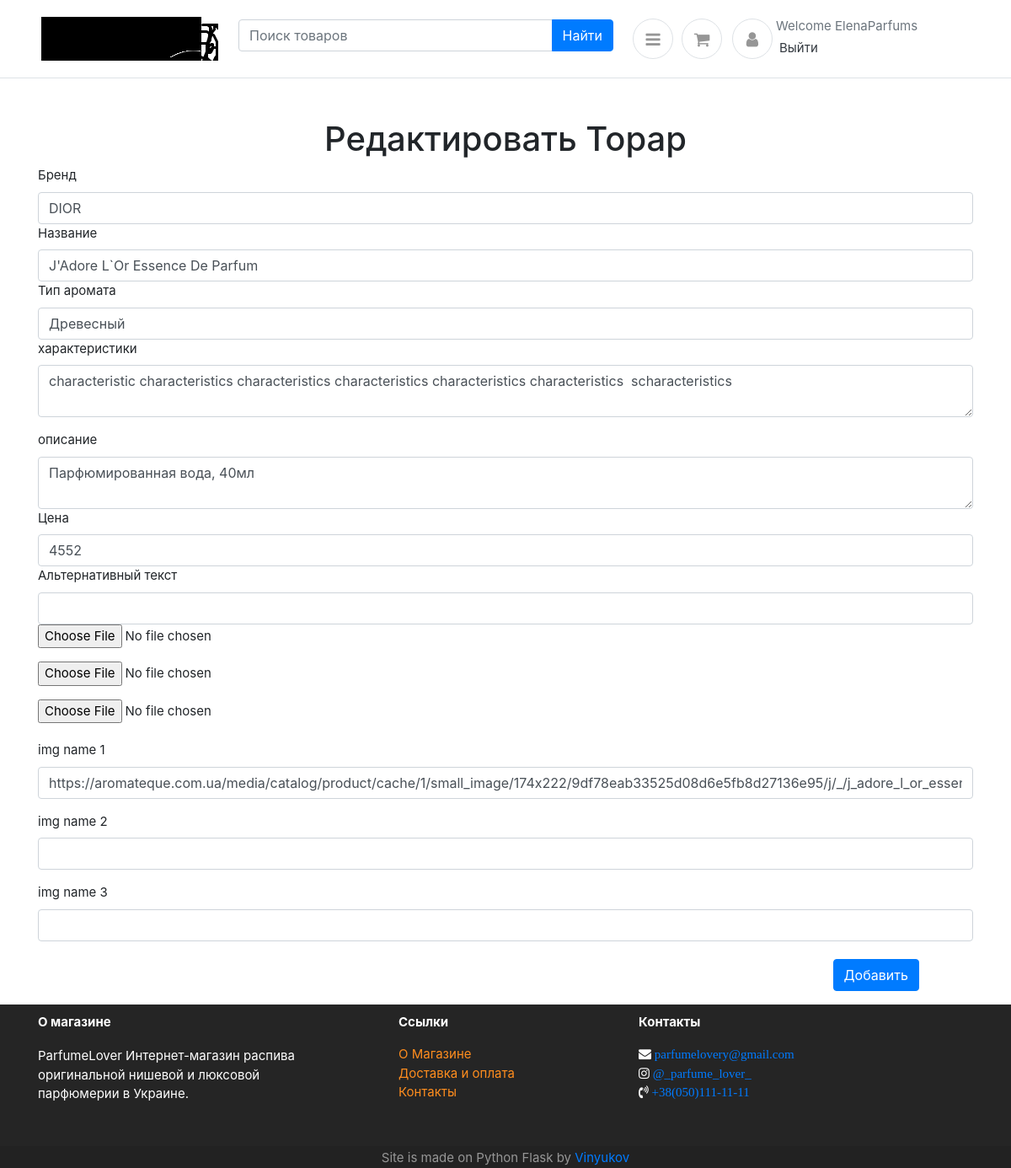
The page /edit?id=6 (signed in) on the database its author committed.
### app.py (models this page shows, shortened)
class User(db.Model, UserMixin):
    id = db.Column(db.Integer, primary_key=True)
    username = db.Column(db.String(40), unique=True, nullable=False)
    name = db.Column(db.String(40),  nullable=False)
    lastname = db.Column(db.String(40),  nullable=False)
    email = db.Column(db.String(150), unique=True, nullable=False)
    password = db.Column(db.String(60), nullable=False)
    user_img = db.Column(db.String(60), nullable=True)
    city = db.Column(db.String(60), nullable=False)
    otdel=db.Column(db.String(60), nullable=False)
    phone = db.Column(db.Integer, nullable=False)
    otzivy= db.relationship('Revs',backref='User',lazy='dynamic')

class Products(db.Model):
    id = db.Column(db.Integer, primary_key=True)
    brand = db.Column(db.String(50), nullable=False)
    Authors=db.Column(db.String(150), nullable=False)
    name = db.Column(db.String(150), nullable=False)
    price=  db.Column(db.Integer, nullable=False)
    aromat=db.Column(db.String(150), nullable=True)
    content = db.Column(db.Text, nullable=False)
    characteristics=db.Column(db.Text, nullable=False)
    alt_txt=db.Column(db.String(250), nullable=True)
    creationData = db.Column(db.DateTime)
    img1=db.Column(db.String(248), nullable=True)
    img2=db.Column(db.String(248), nullable=True)
    img3=db.Column(db.String(248), nullable=True)
    user_id = db.Column(db.Integer, nullable=False)
    otzivy2= db.relationship('Revs',backref='Products',lazy=True)

### app.py (the view, shortened to what this page needs)
@app.route('/edit', methods=['GET', 'POST'])
@login_required
def edit():
    search=SearchForm()
    nameAdmin=Admin()
    name=nameAdmin.name
    art=Products.query.filter_by(id=request.args.get('id')).first()
    time = datetime.now()
    if current_user.username==name:
        form =ProductsForm()
        form.brand.data=art.brand
        form.name.data=art.name
        form.aromat.data=art.aromat
        form.content.data=art.content
        form.price.data=art.price
        form.alt_txt.data=art.alt_txt
        form.img_name1.data=art.img1
        form.img_name2.data=art.img2
        form.img_name3.data=art.img3
        userid=current_user.get_id()
        form.characteristics.data=art.characteristics
        f1=form.img1.data
        f2=form.img2.data
        f3=form.img3.data
        fname1=request.form.get('img_name1')
        fname2=request.form.get('img_name2')
        fname3=request.form.get('img_name3')
        if f1:
            image = Image.open(f1)
            size=480,480
            image = image.resize(size)
            image.save(os.path.join(app.config['UPLOAD_FOLDER'], fname1 ))
        if f2:
            image = Image.open(f2)
            size=480,480
            image = image.resize(size)
            image.save(os.path.join(app.config['UPLOAD_FOLDER'], fname2 ))
        if f3:
            image = Image.open(f3)
            size=480,480
            image = image.resize(size)
            image.save(os.path.join(app.config['UPLOAD_FOLDER'], fname3 ))
    else:
        return redirect('/')
    return render_template('edit.html', form=form,search=search,admin=name,title='Редактирвание')

### app.py (shortened to what this page needs)
class SearchForm(FlaskForm):
    search=StringField(validators=[DataRequired()], render_kw={"placeholder": "Поиск товаров"})
    submit = SubmitField('Найти')

class ProductsForm(FlaskForm):
    brand=StringField('Бренд', validators=[DataRequired()])
    name = StringField('Название', validators=[DataRequired()])
    aromat= StringField('Тип аромата', validators=[DataRequired()])
    content = StringField(u'описание', widget=TextArea(),validators=[DataRequired()])
    characteristics = StringField(u'характеристики', widget=TextArea(),validators=[DataRequired()])
    price = IntegerField('Цена', validators=[DataRequired()])
    alt_txt=StringField('Альтернативный текст', validators=[DataRequired()])
    img1=  FileField()
    img2=  FileField()
    img3=  FileField()
    img_name1=StringField('img name 1')
    img_name2=StringField('img name 2')
    img_name3=StringField('img name 3')
    Btm = SubmitField('Добавить')

### app.py (called while the page is built)
@login_manager.user_loader
def load_user(user_id):
    return User.query.get(int(user_id))

### templates/edit.html (shortened to what this page needs)
{% extends "base.html" %}
{% block content %}
        <h1 class="text-center mt-5"> Редактировать Торар </h1>
        <div class="container">
            <form action="" method="POST"  enctype="multipart/form-data">
          <div>
              {{ form.brand.label() }}
              {{ form.brand(class="form-control flex-grow-2 mr-2") }}
          </div>
          <div>
            {{ form.name.label() }}
            {{ form.name(class="form-control flex-grow-2 mr-2") }}
        </div>
        <div>
            {{ form.aromat.label() }}
            {{ form.aromat(class="form-control flex-grow-2 mr-2") }}
        </div>
        <div class="form-group">
            {{ form.characteristics.label() }}
            {{form.characteristics(class="form-control") }}
            </div>
              <div class="form-group">
                {{ form.content.label() }}
                {{form.content(class="form-control") }}
                    <div>
                        {{ form.price.label() }}
                        {{ form.price(class="form-control flex-grow-2 mr-2") }}
                    </div>
                    <div>
                        {{ form.alt_txt.label() }}
                        {{ form.alt_txt(class="form-control flex-grow-2 mr-2") }}
                    </div>
                    <div class="form-group">
                        {{form.img1}}
                    </div>
                    <div class="form-group">
                        {{form.img2}}
                    </div>
                    <div class="form-group">
                        {{form.img3}}
                    </div>
                 <div style="margin-left: 85%; padding-top: 5px;">
            </div>
<div class="form-group">
    {{ form.img_name1.label() }}
    {{form.img_name1(class="form-control") }}
                </div>
                <div class="form-group">
                {{ form.img_name2.label() }}
                {{form.img_name2(class="form-control") }}
                            </div>
                            <div class="form-group">
                            {{ form.img_name3.label() }}
                            {{form.img_name3(class="form-control") }}
                                        </div>
         <div class="editbtm">
            {{  form.Btm(class="btn btn-primary") }}  </div>
         </div>
                </form>
    </div>
{% endblock %}

### templates/base.html (shortened to what this page needs)
<!DOCTYPE html>
<html lang="en"><head><meta http-equiv="Content-Type" content="text/html; charset=UTF-8">
<link href="{{ url_for('static', filename='css/bootsrapcss.css') }}" rel="stylesheet" type="text/css" as="style">
<link href="{{ url_for('static', filename='css/ui.css') }}"rel="stylesheet" type="text/css" as="style">
<link href="{{ url_for('static', filename='css/responsive.css') }}" rel="stylesheet" media="only screen and (max-width: 1200px)" as="style">
</head>
<header class="section-header">
<section class="header-main border-bottom">
	<div class="container">
<div class="row align-items-center">
	<div class="col-lg-2 col-5 mr-5">
		<a href="/" class="brand-wrap" alt="ParfumeLover Интернет-магазин распива оригинальной нишевой и люксовой
		парфюмерии в Украине">
			<img class="logo m-1" src="{{ url_for('static', filename='images/logo/logo.png') }}">
		</a>
	</div>
	<div class="col-lg-5 col-sm-12 mb-2 ">
		<form  action="" method="POST">
			<div class="input-group w-90 ">
				{{search.search( class="form-control ")}}
			    <div class="input-group-append">
					{{  search.submit(class="btn btn-primary") }}
			    </div>
		    </div>
		</form>
	</div>
			<div class="widget-header icontext ">
<div class="dropdown show">
	<a  class="icon icon-sm rounded-circle border ml-2"role="button" id="dropdownMenuLink" data-toggle="dropdown" aria-haspopup="true" aria-expanded="false"><i class="fa fa-bars" aria-hidden="true"></i>
	</a>
</div>
</div><div class="widget-header  mr-2">
	<a href="/cart" class="icon icon-sm rounded-circle border"><i class="fa fa-shopping-cart"></i></a>
</div>
				{% if current_user.is_authenticated %}
				<div class="widget-header icontext">
				<a href="{{ url_for('profile') }}" class="icon icon-sm rounded-circle border m-1"><i class="fa fa-user"></i></a></div>
				<div class="text">
					<span class="text-muted">Welcome {{current_user.username}}</span>
					<div>
						<div class="widget-header icontext m-1">
						<a href="{{ url_for('logout') }}"> Выйти</a>
						</div>
						{% else %}
						<div class="widget-header icontext m-1">
						<a href="{{ url_for('login') }}"  >Войти</a>
						</div>
						<div class="widget-header icontext m-1">
						<a href="{{ url_for('register') }}" > Зарегистрироваться</a>
						{% endif %}
						</div>
							</div>
					</div>
					</div>
</section>
</header>
{%block content%} {%endblock %}
<div class="navbar-fixed-bottom row-fluid">
<footer id="footer" class="footer-1 ">
	<div class="main-footer widgets-dark typo-light">
	<div class="container">
	<div class="row">
	<div class="col-xs-6 col-sm-6 col-md-4 mr-5">
	<div class="widget subscribe no-box">
	<p class="font-weight-bold">О магазине</p>
	<p>ParfumeLover Интернет-магазин распива оригинальной нишевой и люксовой <br> парфюмерии в Украине.</p>
	</div>
	</div>
	<div class="col-xs-6 col-sm-6 col-md-3 ">
	<div class="widget no-box">
	<p class="font-weight-bold">Ссылки</p>
	<ul class="thumbnail-widget">
	<li>
	<div class="thumb-content"><a href="{{ url_for('aboutus') }}">О Магазине</a></div>
	</li>
	<li>
	<div class="thumb-content"><a href="{{ url_for('delivery') }}">Доставка и оплата</a></div>
	</li>
	<li>
		<div class="thumb-content"><a href="{{ url_for('contacts') }}">Контакты</a></div>
		</li>
	</ul>
	</div>
	</div>
	<div class="col-xs-6 col-sm-6 col-md-4">
	<div class="widget no-box">
	<p class="font-weight-bold" >Контакты</p>
	<i class="fa fa-envelope" aria-hidden="true">
		<a href="mailto:parfumelovery@gmail.com" title="glorythemes">parfumelovery@gmail.com</a></i><br>
	<i class="fa fa-instagram " aria-hidden="true"> <a href="https://www.instagram.com/_parfume_lover_/?hl=ru">@_parfume_lover_</a></i><br>
	<i class="fa fa-volume-control-phone" aria-hidden="true"> <a href="viber://add?number=120345678910"> +38(050)111-11-11 </a></i>
	</div>
	</div>
	</div>
	</div>
	</div>
	<div class="footer-copyright">
	<div class="container">
	<div class="row">
	<div class="col-md-12 text-center">
	<p>Site is made on Python Flask by <a href="/resume">Vinyukov</a> </p>
	</div>
	</div>
	</div>
	</div>
	</footer>
	</html>
	<link rel="stylesheet" type="text/css" href="https://maxcdn.bootstrapcdn.com/font-awesome/4.6.1/css/font-awesome.min.css"  as="font">

### static/css/ui.css (style rules this page uses)
html { font-family: 'Inter', sans-serif; font-size: 16px; }
.icon-xs, .icon-sm, .icon-md, .icon-lg { display: inline-block; text-align: center; -ms-flex-negative: 0; flex-shrink: 0; -webkit-box-flex: 0; -ms-flex-positive: 0; flex-grow: 0; }
.icon-sm { width: 48px; height: 48px; line-height: 48px !important; font-size: 20px; }
article:after, .form-group:after { display: block; clear: both; content: ""; }
p:last-child { margin-bottom: 0; }
.header-main { position: relative; padding-top: 1rem; padding-bottom: 1rem; }
.brand-wrap .logo, .navbar-brand .logo { max-height: 52px; max-width: 210; display: inline-block; }
.widget-header { display: inline-block; vertical-align: middle; position: relative; }
.widget-header a { color: #343a40; }
.widget-header i { color: #969696; }
.footer-copyright { padding-top: 20px; padding-bottom: 20px; }
.icontext { display: -webkit-inline-box; display: -ms-inline-flexbox; display: inline-flex; -webkit-box-align: center; -ms-flex-align: center; align-items: center; vertical-align: middle; }
.icontext .icon { position: relative; margin-right: 10px; -ms-flex-negative: 0; flex-shrink: 0; -webkit-box-flex: 0; -ms-flex-positive: 0; flex-grow: 0; }
footer .main-footer { padding: 10px 0; background: #252525; }
footer ul { padding-left: 0; list-style: none; }
.footer-copyright { background: #222; padding: 1px 0; }
.footer-copyright p { color: #969696; margin: 2px 0 0; }
.widget { padding: 20px; margin-bottom: 40px; }
.widget.no-box { padding: 0; background-color: transparent; margin-bottom: 40px; box-shadow: none; -webkit-box-shadow: none; -moz-box-shadow: none; -ms-box-shadow: none; -o-box-shadow: none; }
.widget.subscribe p { margin-bottom: 18px; }
.widget li a { color: #ff8d1e; }
.typo-light h1, .typo-light h2, .typo-light h3, .typo-light h4, .typo-light h5, .typo-light h6, .typo-light p, .typo-light div, .typo-light span, .typo-light small { color: #fff; }
.editbtm { margin-left: 85%; padding-top: 5px; }

### rows shown on the page
User: username "ElenaParfums"
Products: brand "DIOR", name "J'Adore L`Or Essence De Parfum", aromat "Древесный", characteristics "characteristic characteristics characteristics characteristics characteristics characteristics scharacteristics", content "Парфюмированная вода, 40мл", price "4552"
